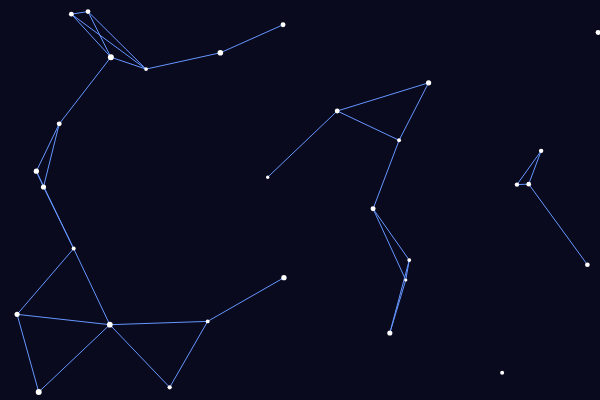
Frame 1 (no input)
Frame 60 (no input): identical to frame 1, image omitted
Frame 120 (the mouse pressed at the canvas centre since frame 60): identical to frame 1, image omitted

The p5.js sketch that drew this single still picture (run headless with seeded random() and noise() and a simulated clock; from frame 60 on, the mouse is pressed at the canvas centre):

// p5.js sketch
// ── sketch.js
let estrelas = [];

function setup() {

  createCanvas(600, 400);

  // Criar estrelas
  for (let i = 0; i < 30; i++) {

    estrelas.push({
      x: random(width),
      y: random(height),
      tamanho: random(3, 6)
    });
  }
}

function draw() {

  background(10, 10, 30);

  // Desenhar conexões
  stroke(100, 150, 255);

  for (let i = 0; i < estrelas.length; i++) {

    for (let j = i + 1; j < estrelas.length; j++) {

      let distancia = dist(
        estrelas[i].x,
        estrelas[i].y,
        estrelas[j].x,
        estrelas[j].y
      );

      if (distancia < 100) {

        line(
          estrelas[i].x,
          estrelas[i].y,
          estrelas[j].x,
          estrelas[j].y
        );
      }
    }
  }

  // Desenhar estrelas
  noStroke();
  fill(255);

  for (let estrela of estrelas) {

    circle(
      estrela.x,
      estrela.y,
      estrela.tamanho
    );
  }
}
